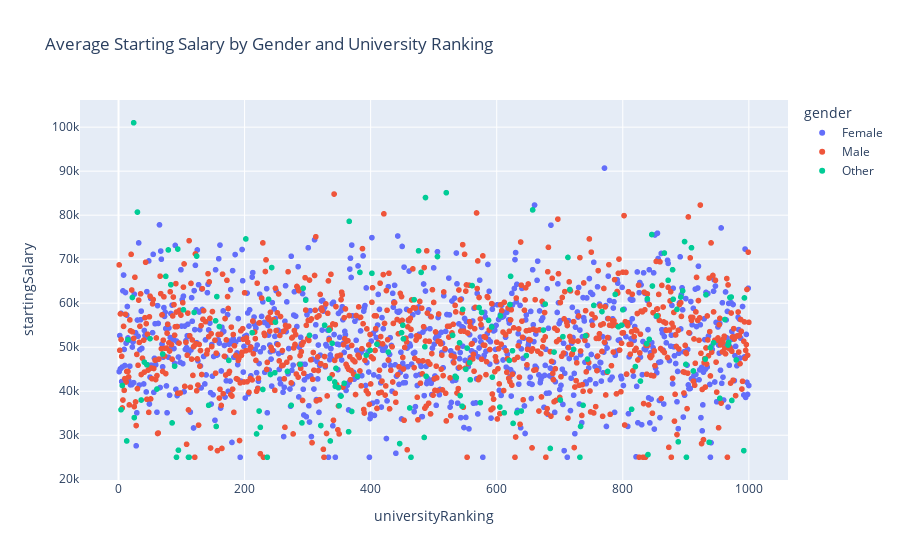

Here is the notebook cell this chart was saved with:
### Code cell
#plot the average starting salary by gender and university ranking
avg_salary_by_gender_ranking = df_query.groupby(["gender", "universityRanking"])["startingSalary"].mean().reset_index()
fig = px.scatter(avg_salary_by_gender_ranking, x='universityRanking', y='startingSalary', color='gender', title='Average Starting Salary by Gender and University Ranking')
fig.show()

### Figure 1 — Plotly figure (JSON) as saved in the notebook; plotly's stock layout.template omitted (floating-point values rounded to 4 significant figures; data arrays with more than 128 entries replaced by an {"elided": "..."} marker saying what was removed)
{"data": [{"hovertemplate": "gender=Female<br>universityRanking=%{x}<br>startingSalary=%{y}<extra></extra>", "legendgroup": "Female", "marker": {"color": "#636efa", "symbol": "circle"}, "mode": "markers", "name": "Female", "showlegend": true, "type": "scattergl", "x": {"elided": "897 int values"}, "xaxis": "x", "y": {"elided": "897 float values"}, "yaxis": "y"}, {"hovertemplate": "gender=Male<br>universityRanking=%{x}<br>startingSalary=%{y}<extra></extra>", "legendgroup": "Male", "marker": {"color": "#EF553B", "symbol": "circle"}, "mode": "markers", "name": "Male", "showlegend": true, "type": "scattergl", "x": {"elided": "886 int values"}, "xaxis": "x", "y": {"elided": "886 float values"}, "yaxis": "y"}, {"hovertemplate": "gender=Other<br>universityRanking=%{x}<br>startingSalary=%{y}<extra></extra>", "legendgroup": "Other", "marker": {"color": "#00cc96", "symbol": "circle"}, "mode": "markers", "name": "Other", "showlegend": true, "type": "scattergl", "x": {"elided": "179 int values"}, "xaxis": "x", "y": {"elided": "179 float values"}, "yaxis": "y"}], "layout": {"legend": {"title": {"text": "gender"}, "tracegroupgap": 0}, "title": {"text": "Average Starting Salary by Gender and University Ranking"}, "xaxis": {"anchor": "y", "domain": [0, 1], "title": {"text": "universityRanking"}}, "yaxis": {"anchor": "x", "domain": [0, 1], "title": {"text": "startingSalary"}}}}
